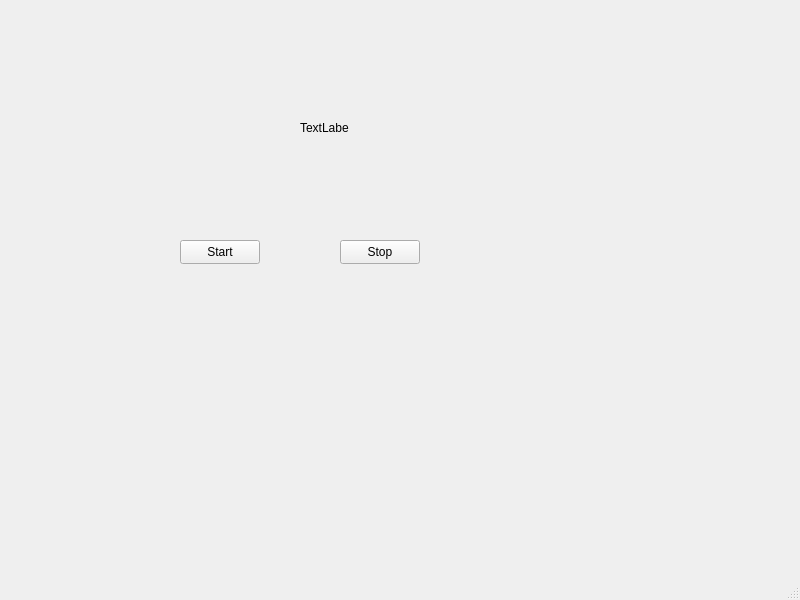
<?xml version="1.0" encoding="UTF-8"?>
<ui version="4.0">
 <class>MainWindow</class>
 <widget class="QMainWindow" name="MainWindow">
  <property name="geometry">
   <rect>
    <x>0</x>
    <y>0</y>
    <width>800</width>
    <height>600</height>
   </rect>
  </property>
  <property name="windowTitle">
   <string>MainWindow</string>
  </property>
  <widget class="QWidget" name="centralwidget">
   <widget class="QPushButton" name="startButton">
    <property name="geometry">
     <rect>
      <x>180</x>
      <y>240</y>
      <width>80</width>
      <height>24</height>
     </rect>
    </property>
    <property name="text">
     <string>Start</string>
    </property>
   </widget>
   <widget class="QPushButton" name="stopButton">
    <property name="geometry">
     <rect>
      <x>340</x>
      <y>240</y>
      <width>80</width>
      <height>24</height>
     </rect>
    </property>
    <property name="text">
     <string>Stop</string>
    </property>
   </widget>
   <widget class="QLabel" name="countdownLabel">
    <property name="geometry">
     <rect>
      <x>300</x>
      <y>120</y>
      <width>49</width>
      <height>16</height>
     </rect>
    </property>
    <property name="text">
     <string>TextLabel</string>
    </property>
   </widget>
  </widget>
  <widget class="QMenuBar" name="menubar">
   <property name="geometry">
    <rect>
     <x>0</x>
     <y>0</y>
     <width>800</width>
     <height>22</height>
    </rect>
   </property>
  </widget>
  <widget class="QStatusBar" name="statusbar"/>
 </widget>
 <resources/>
 <connections/>
</ui>
